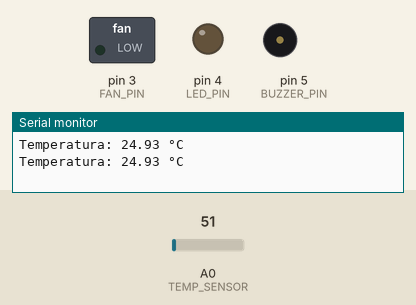
Recording of a sketch running on a simulated Arduino Uno, built with avr-gcc and run on an emulated ATmega328P. Parts: switched loads named in the sketch (green lamp = pin HIGH), output pins drawn as LEDs (lit = HIGH), buzzer (waves = sounding, pin HIGH), the last lines printed to the serial monitor. The inputs (shaded band) are chosen by the test bench; at power-on: A0 (TEMP_SENSOR) = 51.

Above: at 1.8 s.
1.9 s: A0 (TEMP_SENSOR) set to 57
3.4 s: A0 (TEMP_SENSOR) set to 69
At 4.9 s:
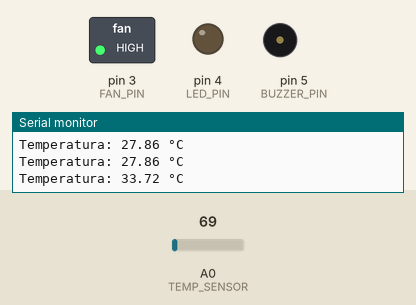
5.5 s: A0 (TEMP_SENSOR) set to 91
7.2 s: A0 (TEMP_SENSOR) set to 107
At 9.2 s:
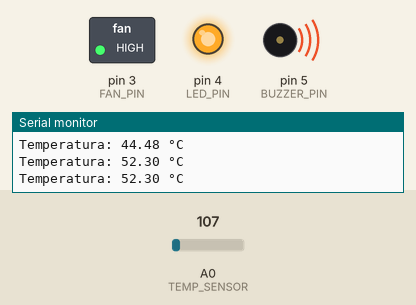
9.5 s: A0 (TEMP_SENSOR) set to 86
At 10.8 s:
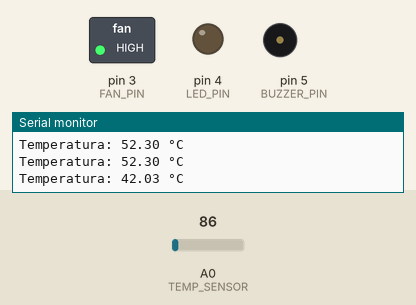
11.5 s: A0 (TEMP_SENSOR) set to 61
At 12.4 s:
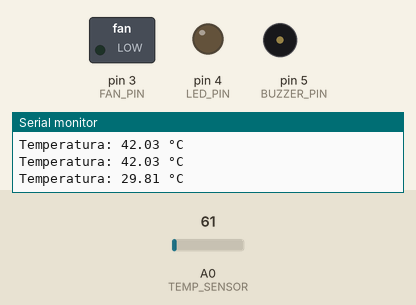
Timing chart, 0 to 14.5 s (numbered marks = the images above; inputs shaded):
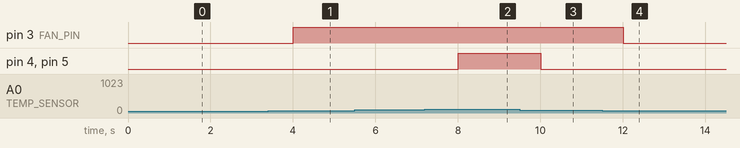

The sketch:

proj_circuitos_eletronicos.ino
```cpp
/*
Projeto de Circuitos Eletrônicos

Neste projeto, simulando uma estufa de hortaliças, deve ser desenvolvido no simulador TinkerCad um circuito eletrônico envolvendo um sensor de temperatura, uma buzina, um LED e um motor, controlados por meio de um Arduino
*/

// Definição de pinos
#define TEMP_SENSOR A0
#define FAN_PIN 3
#define LED_PIN 4
#define BUZZER_PIN 5

void setup() {
  // Configuração dos pinos
  pinMode(FAN_PIN, OUTPUT);
  pinMode(LED_PIN, OUTPUT);
  pinMode(BUZZER_PIN, OUTPUT);
  Serial.begin(9600);  // Para monitoramento
}

void loop() {
  // Leitura da temperatura (fornece 10mV por °C)
  int sensorValue = analogRead(TEMP_SENSOR);
  float temperature = sensorValue * (5.0 / 1023.0) * 100;

  Serial.print("Temperatura: ");
  Serial.print(temperature);
  Serial.println(" \u00B0C");

  // Acionamento do ventilador
  if (temperature >= 30) {
    digitalWrite(FAN_PIN, HIGH);
  } else {
    digitalWrite(FAN_PIN, LOW);
  }

  // Acionamento do LED e buzina em caso de emergência
  if (temperature > 50) {
    digitalWrite(LED_PIN, HIGH);
    digitalWrite(BUZZER_PIN, HIGH);
  } else {
    digitalWrite(LED_PIN, LOW);
    digitalWrite(BUZZER_PIN, LOW);
  }

  delay(1000);  // Intervalo de 1 segundo entre leituras
}
```

Measured:
- the behaviour switches between 61 and 62 on A0 (TEMP_SENSOR) (found by bisection; images 0 and 1)
- the behaviour switches between 102 and 103 on A0 (TEMP_SENSOR) (found by bisection; images 1 and 2)
- after the input at 3.4 s, pin 3 (FAN_PIN): LOW → HIGH after 0.60 s
- after the input at 7.2 s, pin 4 (LED_PIN), pin 5 (BUZZER_PIN): LOW → HIGH after 0.81 s
- after the input at 9.5 s, pin 4 (LED_PIN), pin 5 (BUZZER_PIN): HIGH → LOW after 0.51 s
- after the input at 11.5 s, pin 3 (FAN_PIN): HIGH → LOW after 0.51 s
